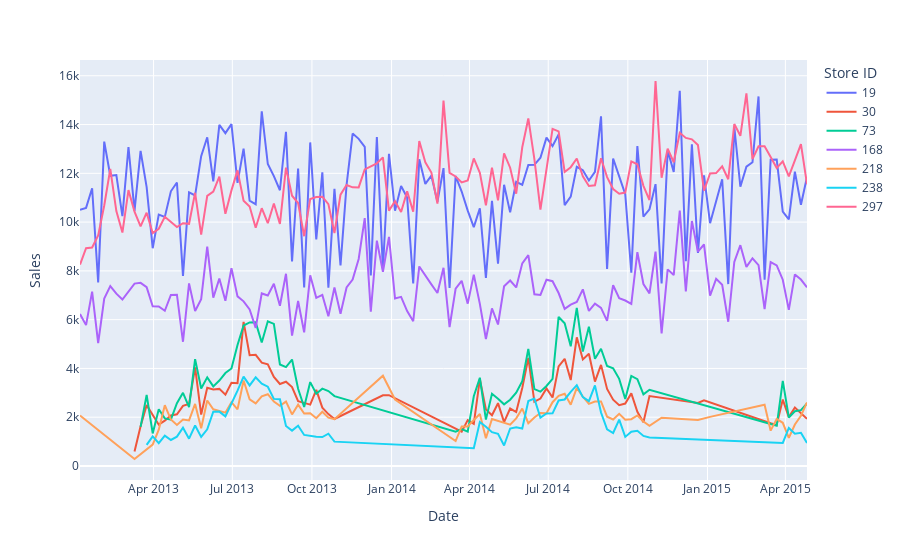

Here is the notebook cell this chart was saved with:
### Code cell
exception_days = train_df[(train_df['DayOfWeek'] == 7) & (train_df['Open'] == 1) & (train_df['Sales'] > 0)]
px.line(exception_days, x='Date', y='Sales', color='Store ID')
